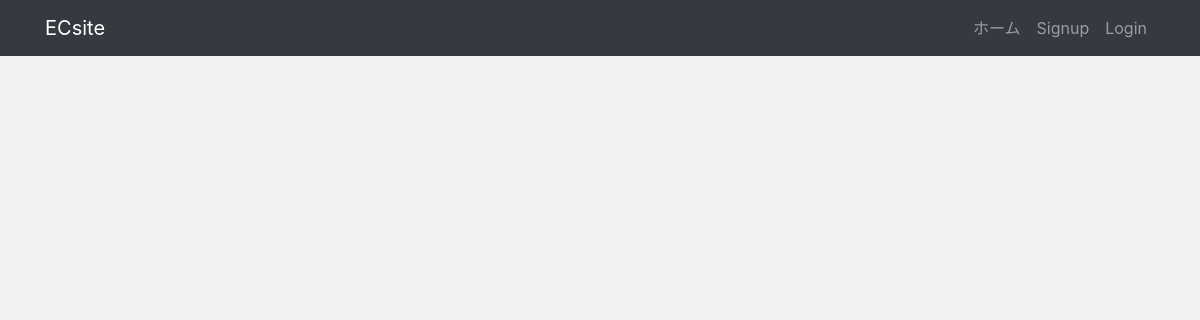
The app's page /, older data.
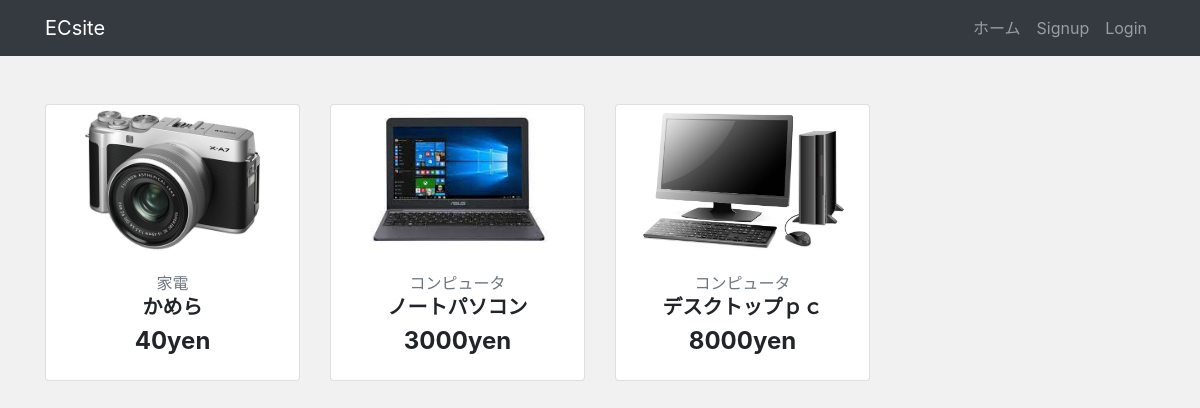
The same page, newer data.
### app/models.py (models this page shows, shortened)
class Item(models.Model):
    title = models.CharField(max_length=100)
    price = models.IntegerField()
    category = models.CharField(max_length=100)
    slug = models.SlugField()
    dedcription = models.TextField()
    image = models.ImageField(upload_to='images')

### app/views.py (the view)
# urls.py: path('', views.IndexView.as_view(), name='index'),
class IndexView(View):
    def get(self, request, *args, **kwargs):
        item_data = Item.objects.all()
        return render(request, 'app/index.html', {
            'item_data': item_data
        })

### app/templates/app/index.html (shortened to what this page needs)
{% extends 'app/base.html' %}
{% block content %}
<div class="text-center my-5">
    <div class="row">
        {% for item in item_data %}
            <div class="col-lg-3" col-md-6>
                <div class="card imag-thumbnail itemlist mb-3">
                    <img src="{{ item.image.url }}" alt="" class="card-img-top card-thum">
                    <div class="card-body text-center px-2 py-3">
                        <p class="mb-0 text-secondary">{{ item.category }}</p>
                        <h5 class="font-weight-bold">{{ item.title }}</h5>
                        <h4 class="font-weight-bold">
                            {{ item.price }}yen
                        </h4>
                    </div>
                </div>
            </div>
        {% endfor %}
    </div>
</div>
{% endblock %}

### app/templates/app/base.html (shortened to what this page needs)
{% load static %}
<!DOCTYPE html>
<html lang="ja">
<head>
    <link rel="stylesheet" href="https://stackpath.bootstrapcdn.com/bootstrap/4.4.1/css/bootstrap.min.css">
    <link rel="stylesheet" href="{% static 'css/style.css' %}">
</head>
<body>
    <nav class="navbar navbar-expand-lg navbar-dark bg-dark">
        <div class="container">
            <a href="/" class="navbar-brand">ECsite</a>
            <ul class="navbar-nav ml-auto">
                <li class="nav-item">
                    <a class="nav-link" href="/">ホーム</a>
                </li>
                {% if user.is_authenticated %}
                    <li class="nav-item">
                        <a class="nav-link" href="{% url 'profile' %}">プロフィール</a>
                    </li>
                    <li class="nav-item">
                        <a class="nav-link" href="{% url 'account_logout' %}">logout</a>
                    </li>
                {% else %}
                    <li class="nav-item">
                        <a class="nav-link" href="{% url 'account_signup' %}">Signup</a>
                    </li>
                    <li class="nav-item">
                        <a class="nav-link" href="{% url 'account_login' %}">Login</a>
                    </li>
                {% endif %}
            </ul>
        </div>
    </nav>
    <main>
        <div class="container">
            {% block content %}
            {% endblock %}
        </div>
    </main>
</body>

### app/static/css/style.css (style rules this page uses)
body { background: #F1F1F1; display: flex; flex-flow: column; min-height: 100vh; }
main { flex: 1; }
.card-body { padding: 2rem; }
.itemlist img { height: 150px; object-fit: contain; }

Row changes from the older to the newer data that the page shows:
added Item: image (picture), category "家電", title "かめら", price "40"
added Item: image (picture), category "コンピュータ", title "ノートパソコン", price "3000"
added Item: image (picture), category "コンピュータ", title "デスクトップｐｃ", price "8000"
